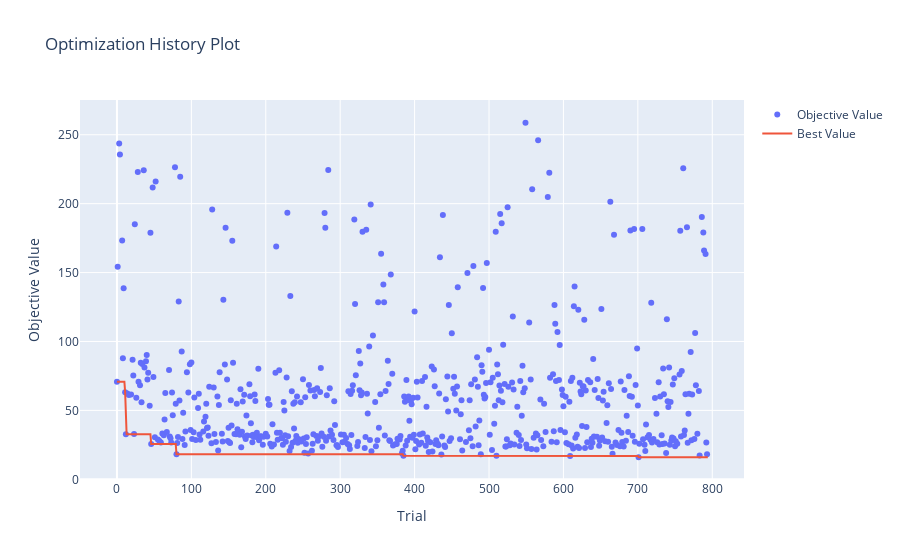

The notebook cell this image was saved under:
### Code cell
print(study.study_name)
valid_trials = [t for t in study.trials if t.value is not None]
top_3_trials = sorted(valid_trials, key=lambda t: t.value)[:10]
for i, trial in enumerate(top_3_trials):
    print(f"\nTrial {i+1}:")
    print("Params:", trial.params)
    print("Value:", trial.value)
print("---------------------------------------","\n")
print("Best Result:", study.best_value)

vis.plot_optimization_history(study)

### Figure 1 — Plotly figure (JSON) as saved in the notebook; plotly's stock layout.template omitted (floating-point values rounded to 4 significant figures; data arrays with more than 128 entries replaced by an {"elided": "..."} marker saying what was removed)
{"data": [{"mode": "markers", "name": "Objective Value", "type": "scatter", "x": {"elided": "794 int values"}, "y": {"elided": "794 float values"}}, {"mode": "lines", "name": "Best Value", "type": "scatter", "x": {"elided": "795 int values"}, "y": {"elided": "795 float values"}}, {"marker": {"color": "#cccccc"}, "mode": "markers", "name": "Infeasible Trial", "showlegend": false, "type": "scatter", "x": [], "y": []}], "layout": {"title": {"text": "Optimization History Plot"}, "xaxis": {"title": {"text": "Trial"}}, "yaxis": {"title": {"text": "Objective Value"}}}}
